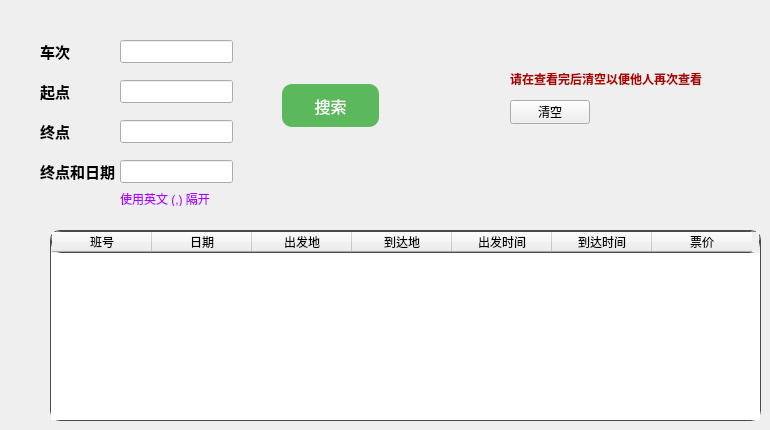
    <widget class="QWidget" name="tabWidgetPage2">
     <attribute name="title">
      <string>班次查询</string>
     </attribute>
     <widget class="QLineEdit" name="lineEditTrainNumberQuery">
      <property name="geometry">
       <rect>
        <x>120</x>
        <y>40</y>
        <width>113</width>
        <height>23</height>
       </rect>
      </property>
     </widget>
     <widget class="QLineEdit" name="lineEditStartStationQuery">
      <property name="geometry">
       <rect>
        <x>120</x>
        <y>80</y>
        <width>113</width>
        <height>23</height>
       </rect>
      </property>
     </widget>
     <widget class="QLineEdit" name="lineEditEndStationQuery">
      <property name="geometry">
       <rect>
        <x>120</x>
        <y>120</y>
        <width>113</width>
        <height>23</height>
       </rect>
      </property>
     </widget>
     <widget class="QLineEdit" name="lineEditEndStationDateQuery">
      <property name="geometry">
       <rect>
        <x>120</x>
        <y>160</y>
        <width>113</width>
        <height>23</height>
       </rect>
      </property>
     </widget>
     <widget class="QLabel" name="labelTrainNumberQuery">
      <property name="geometry">
       <rect>
        <x>40</x>
        <y>40</y>
        <width>54</width>
        <height>21</height>
       </rect>
      </property>
      <property name="text">
       <string>&lt;html&gt;&lt;head/&gt;&lt;body&gt;&lt;p&gt;&lt;span style=&quot; font-size:11pt; font-weight:700;&quot;&gt;车次&lt;/span&gt;&lt;/p&gt;&lt;/body&gt;&lt;/html&gt;</string>
      </property>
     </widget>
     <widget class="QPushButton" name="searchScheduleButton">
      <property name="geometry">
       <rect>
        <x>280</x>
        <y>80</y>
        <width>101</width>
        <height>51</height>
       </rect>
      </property>
      <property name="styleSheet">
       <string notr="true">background-color: #5cb85c;
            border: none;
            color: white;
            padding: 10px 20px;
            text-align: center;
            text-decoration: none;
            display: inline-block;
            font-size: 16px;
            margin: 4px 2px;
            transition-duration: 0.4s;
            cursor: pointer;
            border-radius: 10px;</string>
      </property>
      <property name="text">
       <string>搜索</string>
      </property>
     </widget>
     <widget class="QTableWidget" name="scheduleTableWidget">
      <property name="geometry">
       <rect>
        <x>50</x>
        <y>230</y>
        <width>711</width>
        <height>191</height>
       </rect>
      </property>
      <property name="styleSheet">
       <string notr="true">border: 1px solid #4a4a4a;
border-radius: 10px;
gridline-color: #4a4a4a;
           
            </string>
      </property>
      <column>
       <property name="text">
        <string>班号</string>
       </property>
      </column>
      <column>
       <property name="text">
        <string>日期</string>
       </property>
      </column>
      <column>
       <property name="text">
        <string>出发地</string>
       </property>
      </column>
      <column>
       <property name="text">
        <string>到达地</string>
       </property>
      </column>
      <column>
       <property name="text">
        <string>出发时间</string>
       </property>
      </column>
      <column>
       <property name="text">
        <string>到达时间</string>
       </property>
      </column>
      <column>
       <property name="text">
        <string>票价</string>
       </property>
      </column>
     </widget>
     <widget class="QLabel" name="labelStartStationQuery">
      <property name="geometry">
       <rect>
        <x>40</x>
        <y>80</y>
        <width>54</width>
        <height>21</height>
       </rect>
      </property>
      <property name="text">
       <string>&lt;html&gt;&lt;head/&gt;&lt;body&gt;&lt;p&gt;&lt;span style=&quot; font-size:11pt; font-weight:700;&quot;&gt;起点&lt;/span&gt;&lt;/p&gt;&lt;/body&gt;&lt;/html&gt;</string>
      </property>
     </widget>
     <widget class="QLabel" name="labelEndStationQuery">
      <property name="geometry">
       <rect>
        <x>40</x>
        <y>120</y>
        <width>54</width>
        <height>21</height>
       </rect>
      </property>
      <property name="text">
       <string>&lt;html&gt;&lt;head/&gt;&lt;body&gt;&lt;p&gt;&lt;span style=&quot; font-size:11pt; font-weight:700;&quot;&gt;终点&lt;/span&gt;&lt;/p&gt;&lt;/body&gt;&lt;/html&gt;</string>
      </property>
     </widget>
     <widget class="QLabel" name="labelEndStationDateQuery">
      <property name="geometry">
       <rect>
        <x>40</x>
        <y>160</y>
        <width>81</width>
        <height>21</height>
       </rect>
      </property>
      <property name="text">
       <string>&lt;html&gt;&lt;head/&gt;&lt;body&gt;&lt;p&gt;&lt;span style=&quot; font-size:11pt; font-weight:700;&quot;&gt;终点和日期&lt;/span&gt;&lt;/p&gt;&lt;/body&gt;&lt;/html&gt;</string>
      </property>
     </widget>
     <widget class="QPushButton" name="pushButtonClearQuery">
      <property name="geometry">
       <rect>
        <x>510</x>
        <y>100</y>
        <width>80</width>
        <height>24</height>
       </rect>
      </property>
      <property name="text">
       <string>清空</string>
      </property>
     </widget>
     <widget class="QLabel" name="label_7">
      <property name="geometry">
       <rect>
        <x>510</x>
        <y>70</y>
        <width>211</width>
        <height>16</height>
       </rect>
      </property>
      <property name="text">
       <string>&lt;html&gt;&lt;head/&gt;&lt;body&gt;&lt;p&gt;&lt;span style=&quot; font-weight:700; color:#aa0000;&quot;&gt;请在查看完后清空以便他人再次查看&lt;/span&gt;&lt;/p&gt;&lt;/body&gt;&lt;/html&gt;</string>
      </property>
     </widget>
     <widget class="QLabel" name="label_8">
      <property name="geometry">
       <rect>
        <x>120</x>
        <y>190</y>
        <width>101</width>
        <height>16</height>
       </rect>
      </property>
      <property name="text">
       <string>&lt;html&gt;&lt;head/&gt;&lt;body&gt;&lt;p&gt;&lt;span style=&quot; color:#aa00ff;&quot;&gt;使用英文 (,) 隔开&lt;/span&gt;&lt;/p&gt;&lt;/body&gt;&lt;/html&gt;</string>
      </property>
     </widget>
    </widget>
